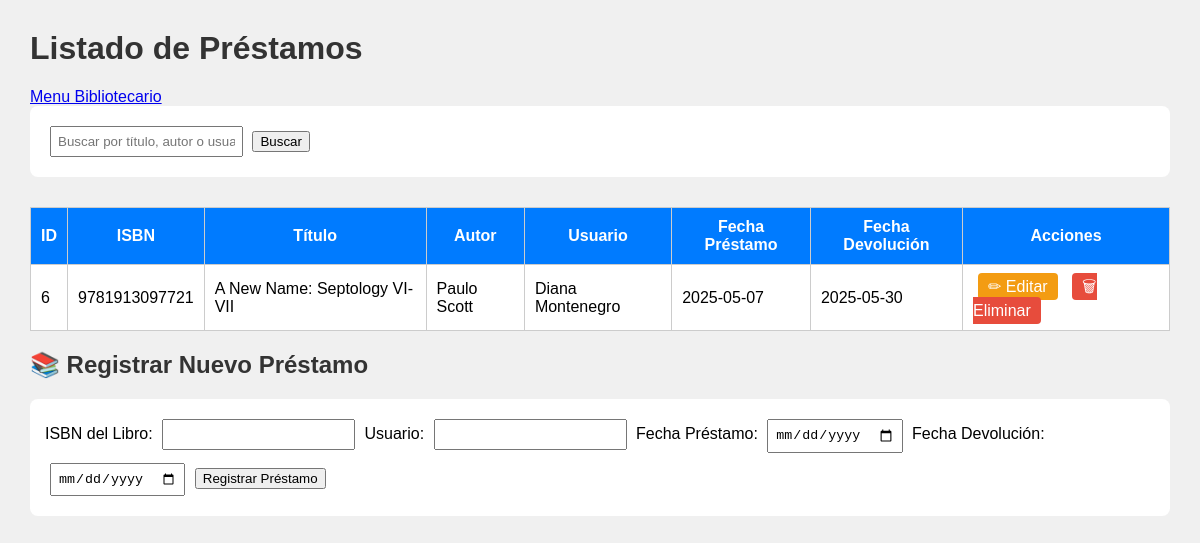
The app's page /prestamos.php, older data.
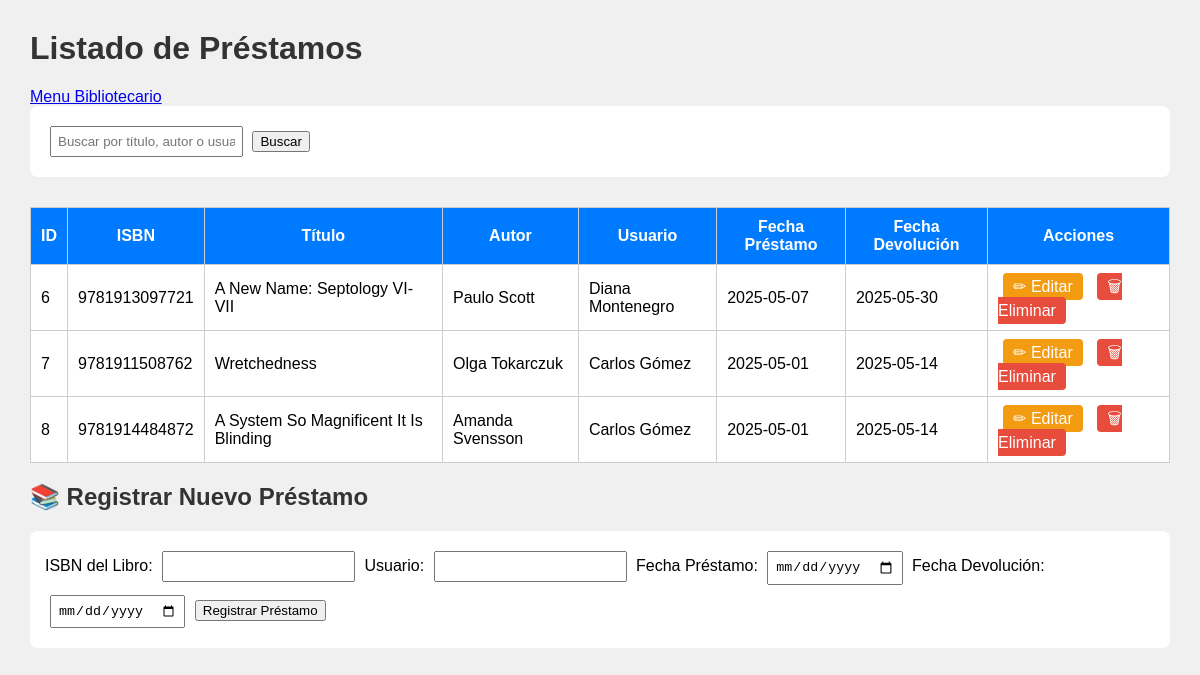
The same page, newer data.
### tables this page shows
CREATE TABLE TbPrestamo (
    id_prestamo INTEGER PRIMARY KEY AUTOINCREMENT,
    id_libro TEXT,
    id_usuario INTEGER,
    fecha_prestamo DATE,
    fecha_devolucion DATE,
    FOREIGN KEY(id_libro) REFERENCES tb_libro(isbn),
    FOREIGN KEY(id_usuario) REFERENCES TbUsuario(id_usuario)
);

CREATE TABLE Tblibro (isbn INTEGER PRIMARY KEY, titulo_libro TEXT NOT NULL, formato_libro TEXT NOT NULL, año_libro INTEGER NOT NULL CHECK (año_libro > 0), votos_libro INTEGER DEFAULT 0 CHECK (votos_libro >= 0), editorial TEXT NOT NULL, disponible INTEGER DEFAULT 1);

CREATE TABLE TbUsuario (
    id_usuario INTEGER PRIMARY KEY AUTOINCREMENT,
    nombre_usuario TEXT NOT NULL,
    email_usuario TEXT NOT NULL,
    telefono_usuario TEXT,
    direccion_usuario TEXT,
    fecha_registro DATETIME DEFAULT CURRENT_TIMESTAMP,
    usuario TEXT UNIQUE NOT NULL,
    contrasena TEXT NOT NULL,
    tipo TEXT DEFAULT 'visitante' 
);

### prestamos.php (the view, shortened to what this page needs)
<?php
include 'conexion.php';
$busqueda = $_GET['buscar'] ?? '';
$sql = "SELECT
            p.id_prestamo,
            l.isbn,
            l.titulo_libro,
            COALESCE(a.nom_autor, 'No asignado') AS nom_autor,
            u.nombre_usuario,
            p.fecha_prestamo,
            p.fecha_devolucion
        FROM TbPrestamo p
        INNER JOIN Tblibro l ON p.id_libro = l.isbn
        LEFT JOIN Tb_AutorLibro al ON al.libro_isbn = l.isbn
        LEFT JOIN TbAutor a ON al.autor_id = a.id_autor
        INNER JOIN TbUsuario u ON p.id_usuario = u.id_usuario
        WHERE l.titulo_libro LIKE :buscar OR
              a.nom_autor LIKE :buscar OR
              u.nombre_usuario LIKE :buscar";
$stmt = $conexion->prepare($sql);
$stmt->execute(['buscar' => "%$busqueda%"]);
$prestamos = $stmt->fetchAll(PDO::FETCH_ASSOC);
?>
<!DOCTYPE html>
<html lang="es">
<head>
    <link rel="stylesheet" href="css/styles_prestamo.css">
</head>
<body>
<h1>Listado de Préstamos</h1>
<div class="container">
    <div class="butoneria">
        <a href="menu_bibliotecario.php" class="menu-button">Menu Bibliotecario</a>
    </div>
</div>
<form method="get" action="prestamos.php">
    <input type="text" name="buscar" placeholder="Buscar por título, autor o usuario..." value="<?= htmlspecialchars($busqueda) ?>">
    <button type="submit">Buscar</button>
</form>
<table>
    <thead>
        <tr>
            <th>ID</th>
            <th>ISBN</th>
            <th>Título</th>
            <th>Autor</th>
            <th>Usuario</th>
            <th>Fecha Préstamo</th>
            <th>Fecha Devolución</th>
            <th>Acciones</th>
        </tr>
    </thead>
    <tbody>
    <?php if ($prestamos): ?>
        <?php foreach ($prestamos as $p): ?>
            <tr>
                <td><?= htmlspecialchars($p['id_prestamo']) ?></td>
                <td><?= htmlspecialchars($p['isbn']) ?></td>
                <td><?= htmlspecialchars($p['titulo_libro']) ?></td>
                <td><?= htmlspecialchars($p['nom_autor']) ?></td>
                <td><?= htmlspecialchars($p['nombre_usuario']) ?></td>
                <td><?= htmlspecialchars($p['fecha_prestamo']) ?></td>
                <td><?= htmlspecialchars($p['fecha_devolucion']) ?></td>
                <td class="actions">
                    <a class="edit-btn" href="editar_prestamo.php?id=<?= urlencode($p['id_prestamo']) ?>">✏ Editar</a>
                    <a class="delete-btn" href="eliminar_prestamo.php?id=<?= urlencode($p['id_prestamo']) ?>" onclick="return confirm('¿Seguro que quieres eliminar este préstamo?')">🗑 Eliminar</a>
                </td>
            </tr>
        <?php endforeach; ?>
    <?php else: ?>
        <tr><td colspan="8">No hay préstamos registrados.</td></tr>
    <?php endif; ?>
    </tbody>
</table>
<h2>📚 Registrar Nuevo Préstamo</h2>
<form action="registrar_prestamo.php" method="POST">
    <label for="isbn">ISBN del Libro:</label>
    <input list="lista_libros" name="isbn" id="isbn" required>
    <label for="id_usuario">Usuario:</label>
    <input list="lista_usuarios" name="id_usuario" id="id_usuario" required>
    <label for="fecha_prestamo">Fecha Préstamo:</label>
    <input type="date" name="fecha_prestamo" required>
    <label for="fecha_devolucion">Fecha Devolución:</label>
    <input type="date" name="fecha_devolucion" required>
    <button type="submit">Registrar Préstamo</button>
</form>
</body>
</html>

### css/styles_prestamo.css (style rules this page uses)
body { font-family: Arial, sans-serif; margin: 30px; background-color: #f0f0f0; }
h1, h2 { color: #333; }
table { width: 100%; border-collapse: collapse; background: white; }
th, td { padding: 10px; border: 1px solid #ccc; }
th { background: #007bff; color: white; }
form { margin-bottom: 30px; background: white; padding: 15px; border-radius: 8px; }
input, select { padding: 6px; margin: 5px; }
.actions a { margin: 0 5px; text-decoration: none; color: white; padding: 5px 10px; border-radius: 4px; }
.edit-btn { background-color: #f39c12; }
.delete-btn { background-color: #e74c3c; }

Row changes from the older to the newer data that the page shows:
added tbprestamo: id_prestamo "7", tblibro.isbn "9781911508762", tblibro.titulo_libro "Wretchedness", nom_autor "Olga Tokarczuk", id_usuario.nombre_usuario "Carlos Gómez", fecha_prestamo "2025-05-01", fecha_devolucion "2025-05-14"
added tbprestamo: id_prestamo "8", tblibro.isbn "9781914484872", tblibro.titulo_libro "A System So Magnificent It Is Blinding", nom_autor "Amanda Svensson", id_usuario.nombre_usuario "Carlos Gómez", fecha_prestamo "2025-05-01", fecha_devolucion "2025-05-14"
